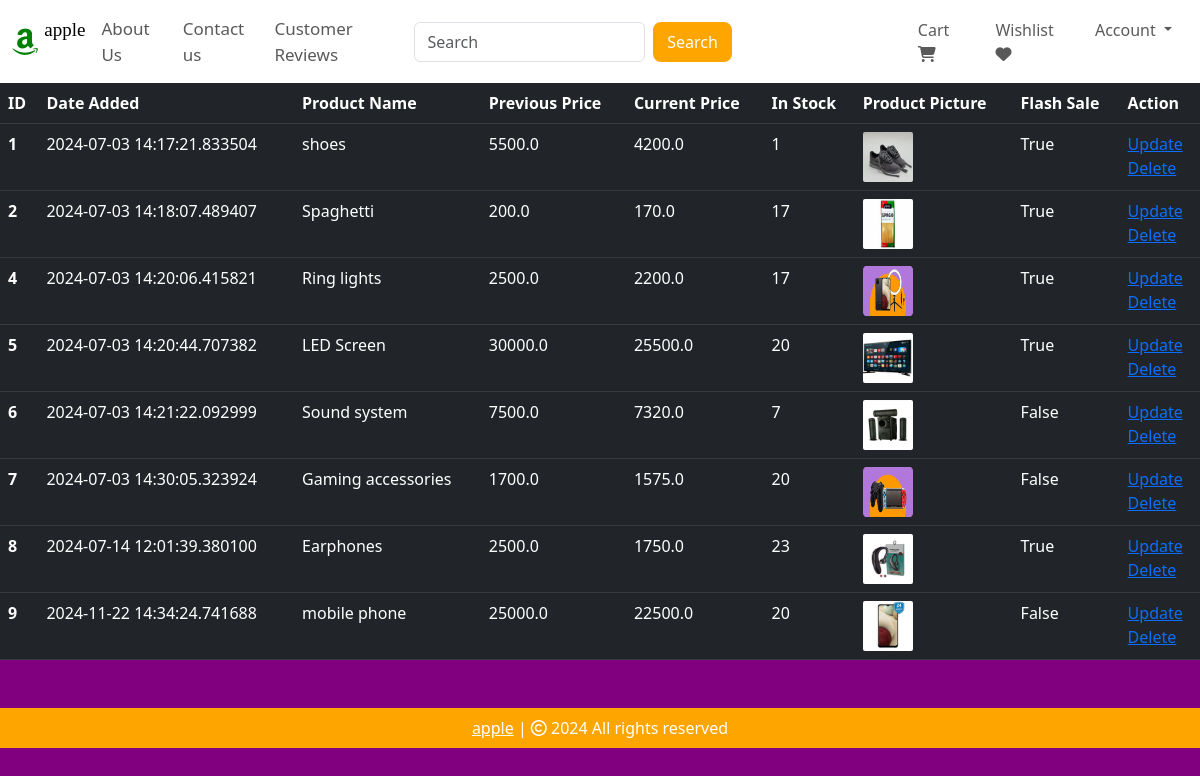
The app's page /shop-items (signed in) with its own data.
### website/models.py (models this page shows, shortened)
class Product(db.Model):
    id = db.Column(db.Integer, primary_key=True)
    product_name = db.Column(db.String(100), nullable=False)
    current_price = db.Column(db.Float, nullable=False)
    previous_price = db.Column(db.Float)
    in_stock = db.Column(db.Integer)
    product_picture = db.Column(db.String(255), nullable=True)
    flash_sale = db.Column(db.Boolean, default=False)
    date_added = db.Column(db.DateTime, default=datetime.utcnow)
    category_id = db.Column(
        db.Integer,
        db.ForeignKey('category.id', name='fk_category_product'),
        nullable=False,
    ) # ForeignKey to Category
    carts = db.relationship('Cart', backref=db.backref('product', lazy=True))
    orders = db.relationship('Order', backref=db.backref('product', lazy=True))

### website/admin.py (the view)
@admin.route('/shop-items', methods= ['GET','POST'])
@login_required
def shop_items():
    if current_user.id==3:
        items= Product.query.order_by(Product.date_added).all()
        return render_template('shop_items.html', items=items)
    return render_template('404.html')

### website/__init__.py (called while the page is built)
def create_app():
    app = Flask(__name__)
    app.config['SECRET_KEY'] = 'willofD'
    app.config['SQLALCHEMY_DATABASE_URI'] = f'sqlite:///{DB_NAME}'
    db.init_app(app)
    migrate = Migrate(app, db)
    @app.errorhandler(404)
    def page_not_found(error):
        return render_template('404.html')
    login_manager = LoginManager()
    login_manager.init_app(app)
    login_manager.login_view = 'auth.login'
    @login_manager.user_loader
    def load_user(id):
        return Customer.query.get(int(id))
    from .views import views
    from .auth import auth
    from .admin import admin
    from .models import Customer, Cart, Product, Order
    app.register_blueprint(views, url_prefix='/')
    app.register_blueprint(auth, url_prefix='/')
    app.register_blueprint(admin, url_prefix='/')
    return app

### website/templates/shop_items.html (shortened to what this page needs)
{% extends 'base.html' %}
{% block body %}
{% if items | length < 1 %} <h3 style="color: white;">No Shop Items </h3>
    {% else %}
    <table class="table table-dark table-hover">
        <thead>
            <tr>
                <th scope="col">ID</th>
                <th scope="col">Date Added</th>
                <th scope="col">Product Name</th>
                <th scope="col">Previous Price</th>
                <th scope="col">Current Price</th>
                <th scope="col">In Stock</th>
                <th scope="col">Product Picture</th>
                <th scope="col">Flash Sale</th>
                <th scope="col">Action</th>
            </tr>
        </thead>
        <tbody>
            {% for item in items %}
            <tr>
                <th scope="row">{{ item.id }}</th>
                <td>{{ item.date_added }}</td>
                <td>{{ item.product_name }}</td>
                <td>{{ item.previous_price }}</td>
                <td>{{ item.current_price }}</td>
                <td>{{ item.in_stock }}</td>
                <td><img src="{{ item.product_picture }}" alt="" style="height: 50px; width: 50px; border-radius: 2px;">
                </td>
                <td>{{ item.flash_sale }}</td>
                <td>
                    <a href="/update-item/{{ item.id }}">Update</a>
                    <br>
                    <a href="/delete-item/{{ item.id }}">Delete</a>
                </td>
            </tr>
            {% endfor %}
        </tbody>
    </table>
    {% endif %}
    {% endblock %}

### records on screen
Product: id "1", date_added "2024-07-03 14:17:21.833504", product_name "shoes", previous_price "5500.0", current_price "4200.0", in_stock "1", product_picture (picture), flash_sale "True"
Product: id "2", date_added "2024-07-03 14:18:07.489407", product_name "Spaghetti", previous_price "200.0", current_price "170.0", in_stock "17", product_picture (picture), flash_sale "True"
Product: id "4", date_added "2024-07-03 14:20:06.415821", product_name "Ring lights", previous_price "2500.0", current_price "2200.0", in_stock "17", product_picture (picture), flash_sale "True"
Product: id "5", date_added "2024-07-03 14:20:44.707382", product_name "LED Screen", previous_price "30000.0", current_price "25500.0", in_stock "20", product_picture (picture), flash_sale "True"
Product: id "6", date_added "2024-07-03 14:21:22.092999", product_name "Sound system", previous_price "7500.0", current_price "7320.0", in_stock "7", product_picture (picture), flash_sale "False"
Product: id "7", date_added "2024-07-03 14:30:05.323924", product_name "Gaming accessories", previous_price "1700.0", current_price "1575.0", in_stock "20", product_picture (picture), flash_sale "False"
Product: id "8", date_added "2024-07-14 12:01:39.380100", product_name "Earphones", previous_price "2500.0", current_price "1750.0", in_stock "23", product_picture (picture), flash_sale "True"
Product: id "9", date_added "2024-11-22 14:34:24.741688", product_name "mobile phone", previous_price "25000.0", current_price "22500.0", in_stock "20", product_picture (picture), flash_sale "False"
